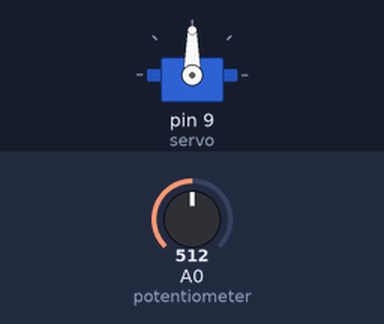
The sketch below on a simulated Arduino Uno, built with avr-gcc and run on an emulated ATmega328P. Shown: servo. The test bench sets the inputs (shaded band); at power-on: A0 (potentiometer) = 512.

Above: at 1.2 s.
1.3 s: A0 (potentiometer) set to 716
At 2.5 s:
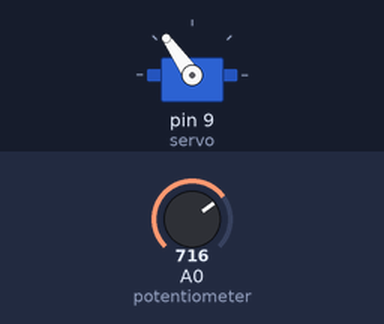
2.8 s: A0 (potentiometer) set to 900
At 3.6 s:
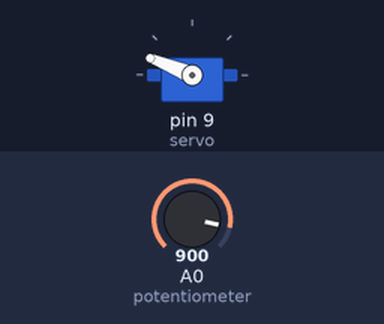
4.3 s: A0 (potentiometer) set to 1023
At 4.8 s:
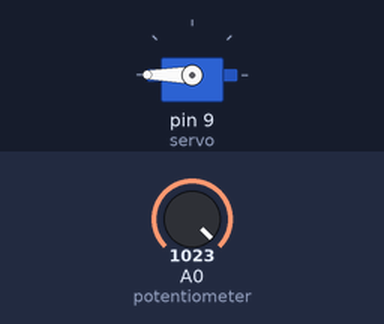
5.8 s: A0 (potentiometer) set to 306
At 6.1 s:
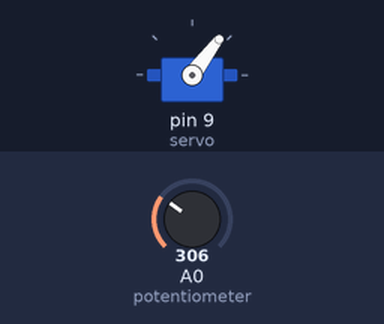
7.3 s: A0 (potentiometer) set to 122
At 8.2 s:
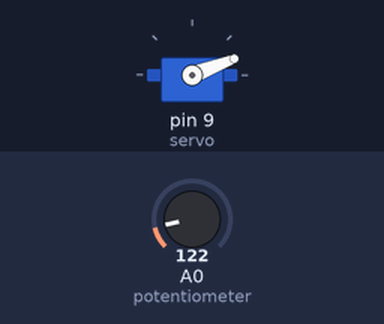
Timing chart, 0 to 9.8 s (numbered marks = the images above; inputs shaded):
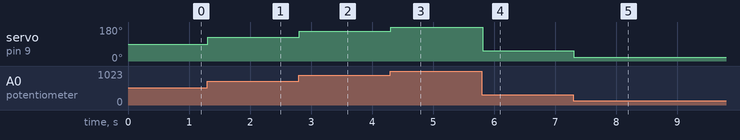

The sketch:

ArduinoServoPotentiometer.ino
```cpp
#include <Servo.h>//library to control serovo_motor
Servo servo;//initialize Servo name
#define potentiometer A0//define potentiometer control pin
int servo_val;
int pot_val;


void setup()
{
  pinMode(potentiometer, INPUT);//set potentiometer as input
  servo.attach(9);//attach servo to pin 9 .You can controll servo only with pins which are using PWM signal.
}

void loop()
{
  pot_val=analogRead(potentiometer);//Read values form potentiometer pin
  servo_val=map(pot_val,0,1023,0,180);// map function re-maps a number from low to high to another values. For example if u set on potentiometer 1023 servo will turn to 180 degrees
  servo.write(servo_val);//move servo for servo_val value
  delay(10);
}
```

Measured:
- after the input at 1.3 s, servo on pin 9 (servo): 90° → 125° at once
- after the input at 2.8 s, servo on pin 9 (servo): 125° → 158° at once
- after the input at 4.3 s, servo on pin 9 (servo): 158° → 180° at once
- after the input at 5.8 s, servo on pin 9 (servo): 180° → 53° at once
- after the input at 7.3 s, servo on pin 9 (servo): 53° → 21° at once
